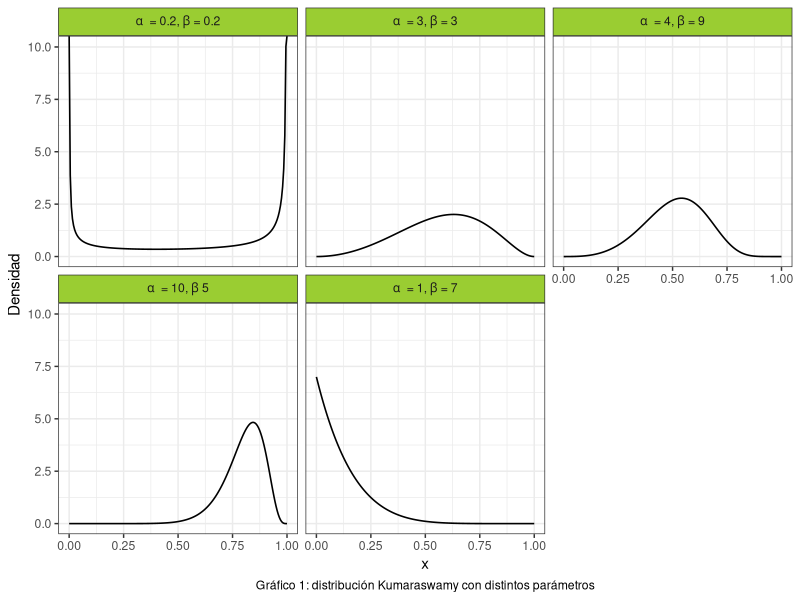
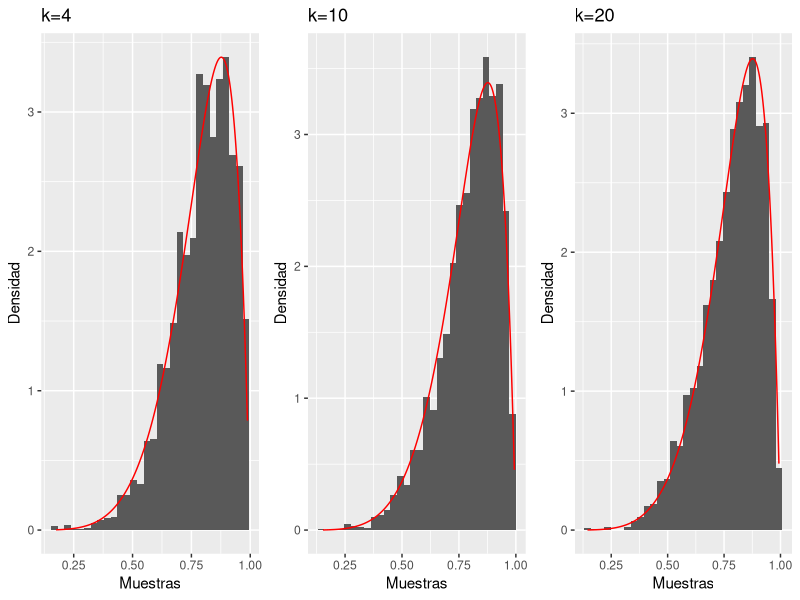
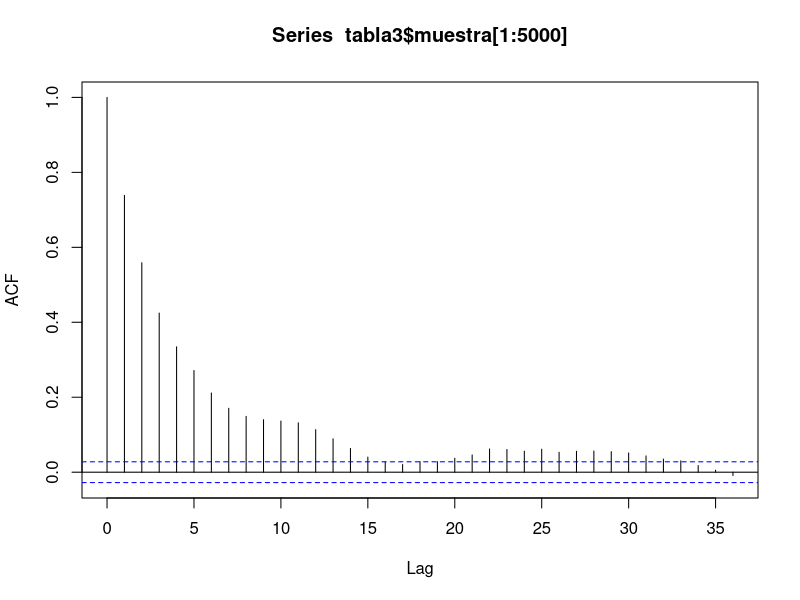
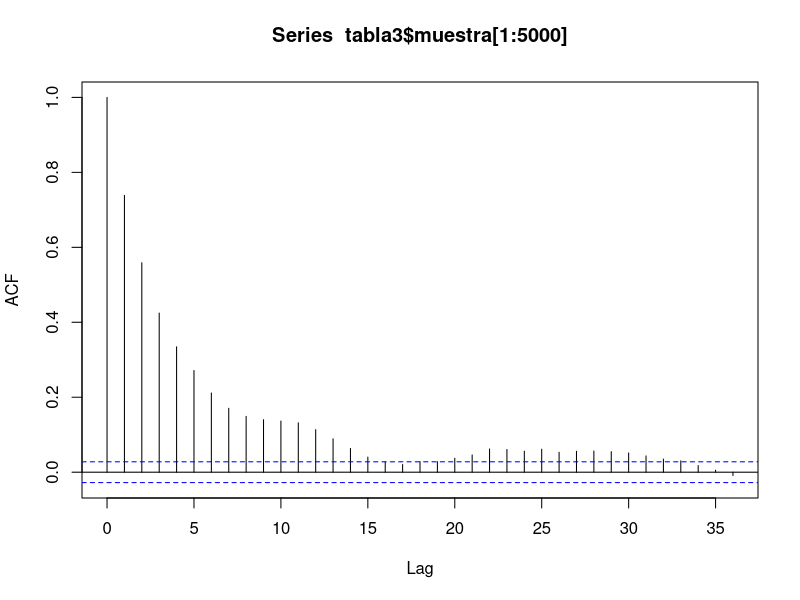
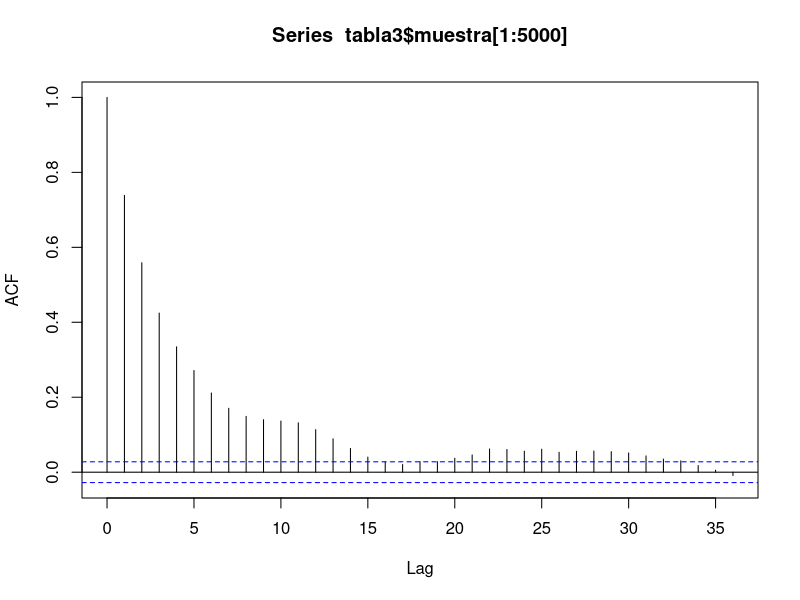

R code for these plots, in order: (Note: this script raises an error after producing the figures.)
## ---- chunk 1
#Librerias
library(ggplot2)
library(dplyr)
library(gridExtra)
library(kableExtra)
library(stats)
set.seed(394)
## ---- chunk 2

cant_saltos <- 0

#Punto 1:
sample_mh <- function(d_objetivo, r_propuesta, d_propuesta, p_inicial, n) {
  muestras <- matrix(nrow = n, ncol = length(p_inicial))
  muestras[1, ] <- p_inicial
  
  for(i in 2:n) {
    p_actual <- muestras[i-1,]
    p_nuevo <- r_propuesta(p_actual)
    
    f_nuevo <- d_objetivo(p_nuevo)
    f_actual <- d_objetivo(p_actual)
    
    q_actual <- d_propuesta(p_actual, mean = p_nuevo)
    q_nuevo <- d_propuesta(p_nuevo, mean = p_actual)
    
    alpha <- min(1, (f_nuevo/f_actual)*(q_actual/q_nuevo))
    aceptar <- rbinom(1, 1, alpha)
    
    if(aceptar) { 
      muestras[i,] <- p_nuevo
      cant_saltos <- cant_saltos + 1
      
    } else {
      muestras[i,] <- p_actual
    }
  }
  
  if (ncol(muestras) == 1) {
    muestras <- as.vector(muestras)
  } 
  return(list(muestras=muestras,cant_saltos=cant_saltos))
}

## ---- chunk 3
#Punto 2
# Crear grilla para los valores de "x"
grid_n <- 200
x_grid <- seq(0, 1, length.out = grid_n)

kumaraswamy <- function(x, a, b){
  a*b*(x^(a-1))*((1-(x^a))^(b-1))
}

a <- c(0.2, 3, 4, 10, 1)
b <- c(0.2, 3, 9, 5, 7)

#Creamos un data frame para graficar la distribución de Kumaraswamy:

data1 <- data.frame(
  Funcion = as.factor(rep(1:5, each = grid_n)),
  Densidad = numeric(5 * grid_n),
  Grilla = rep(x_grid, times = 5)
) 

#Completamos el data frame con las densidades:
for(i in 1:5) {
    indices <- seq(from = 1 + (i - 1) * 200, to = 200 + (i - 1) * 200)
    data1$Densidad[indices] <- kumaraswamy(x_grid, a[i], b[i])
}

# Asigno etiquetas para cada función de kumaraswamy
levels(data1$Funcion) <- c(
  expression(alpha ~ " = 0.2," ~ beta ~ "= 0.2"),
  expression(alpha ~ " = 3," ~ beta ~ "= 3"),
  expression(alpha ~ " = 4," ~ beta ~ "= 9"),
  expression(alpha ~ " = 10," ~ beta ~ "5"),
  expression(alpha ~ " = 1," ~ beta ~ "= 7")
)

ggplot(data = data1, aes(x = Grilla, y = Densidad)) +
  geom_line(size = 0.55) +
  facet_wrap(~Funcion, labeller = label_parsed) +
  theme_bw() +
  labs(x = "x",
       caption = "Gráfico 1: distribución Kumaraswamy con distintos parámetros") + 
  theme(
    strip.background = element_rect(fill = "olivedrab3"),
    plot.caption = element_text(hjust = 0.5)
  )

## ---- chunk 4
#Punto 3
concentracion3 <- c(4,10,20)
tabla3 <- data.frame ( 
  concentracion = rep(concentracion3, each = 5000),
  muestra = numeric(15000)
  )
tasa3 <- numeric(3)

for (i in 1:3) {
#Funciones a usar
d_objetivo <- function(x) kumaraswamy(x, 6, 2)
d_propuesta <- function(x, mean) dbeta(x, shape1 = mean * concentracion3[i], shape2 = (1-mean) * concentracion3[i])
r_propuesta <- function(x) rbeta(1, shape1 = x * concentracion3[i], shape2 = (1-x) * concentracion3[i])
#Donde x hace referencia a mu
n3 <- 5000
p_inicial <- rbeta(1,shape1=2,shape2=2)
funcion3 <- sample_mh(d_objetivo, r_propuesta, d_propuesta, p_inicial, n3)
indices <- seq(from = 1 + (i - 1) * 5000, to = 5000 + (i - 1) * 5000)
tabla3$muestra[indices] <- funcion3$muestras

tasa3[i] <- funcion3$cant_saltos/n3
} 

#Tasa de aceptacion
tabla3_2 <- data.frame(
  Concentracion = c("4","10","20"),
  Tasa_de_aceptacion = tasa3
) %>%
  kable() %>%
  kable_styling(bootstrap_options = c("striped","hover","condensed")) %>%
  add_footnote("Pie tabla")

#Gata peluda junta
# Agrego una columna con el orden de las muestras
tabla3$orden <- rep(1:5000, times = 3)
tabla3$concentracion <- as.factor(tabla3$concentracion) 


# Gráfico con múltiples líneas
grafico3_1 <- ggplot(data = tabla3, aes(x = orden, y = muestra, group = concentracion, color = concentracion)) +
  geom_line() +
  theme_bw() +
  labs(x = "x", y = "y", color = "Group", caption = "Título grafico") +
  theme(legend.position = "top")  
  
#Trace plots
plot_trace <- function(x){
  data.frame(x = seq_along(x), y = x) %>% 
    ggplot() +
    geom_line(aes(x = x, y = y))
}

grafico3_2 <- plot_trace(tabla3$muestra[1:5000]) + labs (caption = "Titulo grafico")
grafico3_3 <- plot_trace(tabla3$muestra[5001:10000]) + labs (caption = "Titulo grafico")
grafico3_4 <- plot_trace(tabla3$muestra[10001:15000]) + labs (caption = "Titulo grafico")

#Histogramas
plot_hist <- function(x, d_objetivo) {
  x_seq <- seq(min(x), max(x), length.out = n3)
  df_hist <- data.frame(x = x)
  df_line <- data.frame(x = x_seq, y = d_objetivo(x_seq))
  
  ggplot(df_hist)+
    geom_histogram(aes(x = x, y =after_stat(density))) +
    geom_line(aes(x = x, y = y), data = df_line, color = "red")
}
grafico3_5 <- plot_hist(tabla3$muestra[1:5000],d_objetivo) +
  labs (title = "k=4", x = "Muestras", y = "Densidad")
grafico3_6 <- plot_hist(tabla3$muestra[5001:10000],d_objetivo) +
  labs (title = "k=10", x = "Muestras", y = "Densidad")
grafico3_7 <- plot_hist(tabla3$muestra[10001:15000],d_objetivo) +
  labs (title = "k=20", x = "Muestras", y = "Densidad")

grid.arrange(grafico3_5,grafico3_6,grafico3_7,nrow=1)

#Graficos de autocorrelacion
a3 <- acf(tabla3$muestra[1:5000])

grafico3_8 <- ggplot()+
  geom_line(aes(y = a3$acf, x = a$lag)) +
  labs (title = "k=4", x = "Rezago", y = "Autocorrelación")

b3 <- acf(tabla3$muestra[1:5000])

grafico3_9 <- ggplot()+
  geom_line(aes(y = b3$acf, x = a$lag)) +
  labs (title = "k=10", x = "Rezago", y = "Autocorrelación")

c3 <- acf(tabla3$muestra[1:5000])

grafico3_10 <- ggplot()+
  geom_line(aes(y = c3$acf, x = a$lag)) +
  labs (title = "k=20", x = "Rezago", y = "Autocorrelación")

grid.arrange(grafico3_8,grafico3_9,grafico3_10,nrow=1)
## ---- chunk 5
#Punto 4
muestra1 <- tabla3$muestra[1:5000]
muestra2 <- tabla3$muestra[5001:10000]
muestra3 <- tabla3$muestra[10001:15000]

#Calculo de la media y los percentiles 5 y 95 para X:
medias <- c(mean(muestra1), mean(muestra2), mean(muestra3))
percentiles <- data.frame(
  Muestra = c("1", "2", "3"),
  Percentile_5 = c(quantile(muestra1, prob = c(0.05)),
                  quantile(muestra2, prob = c(0.05)),
                  quantile(muestra3, prob = c(0.05))
                  ),
  Percentil_95 = c(quantile(muestra1, prob = c(0.95)),
                  quantile(muestra2, prob = c(0.95)),
                  quantile(muestra3, prob = c(0.95))
                  )
)

#Cálculo de la media y los percentiles 5 y 95 para logit(X):
l_m1 <- log((muestra1/(1-muestra1)))
l_m2 <- log((muestra2/(1-muestra2)))
l_m3 <- log((muestra3/(1-muestra3)))


medias_l <- c(mean(l_m1), mean(l_m2), mean(l_m3))
percentiles_l <- data.frame(
  Muestra = c("1", "2", "3"),
  Percentile_5 = c(quantile(l_m1, prob = c(0.05)),
                  quantile(l_m2, prob = c(0.05)),
                  quantile(l_m3, prob = c(0.05))
                  ),
  Percentil_95 = c(quantile(l_m1, prob = c(0.95)),
                  quantile(l_m2, prob = c(0.95)),
                  quantile(l_m3, prob = c(0.95))
                  )
)
